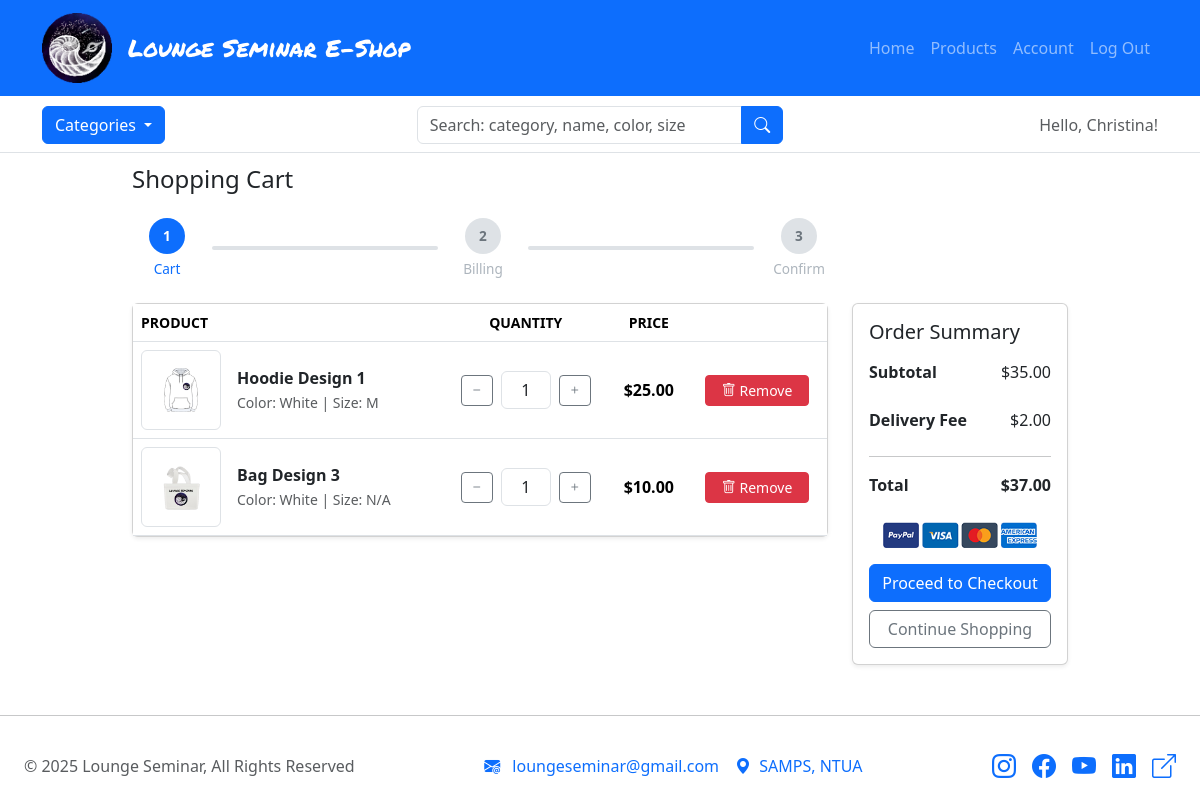
Before: /cart/cart/ (signed in) with the older database file.
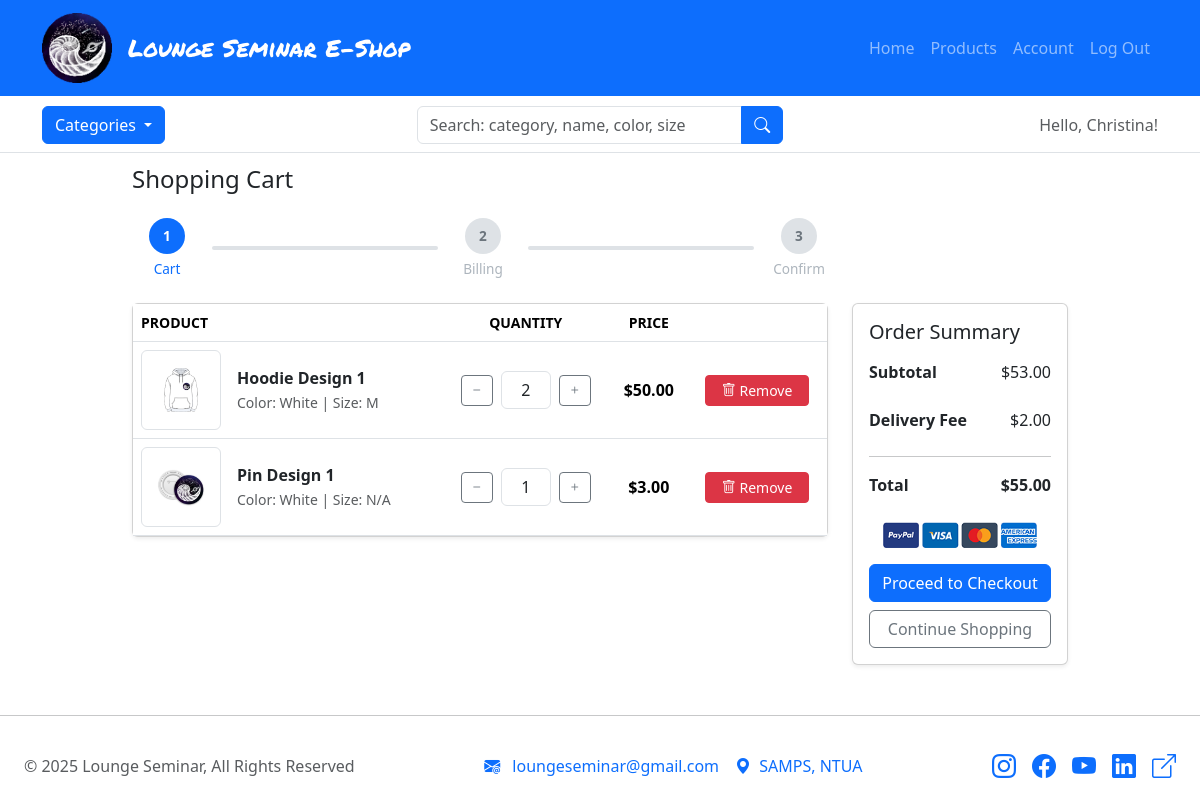
After: the same page with the newer database file.
### carts/models.py (models this page shows, shortened)
class CartItem(models.Model):
    user = models.ForeignKey('auth.User', on_delete=models.CASCADE, null=True)
    product = models.ForeignKey(ProductSizeVariant, on_delete=models.CASCADE, null=True)
    cart = models.ForeignKey(Cart, on_delete=models.CASCADE, null=True)
    quantity = models.PositiveIntegerField(default=1)
    is_active = models.BooleanField(default=True)
    def sub_total(self):
        return self.product.color_variant.product.price * self.quantity

### products/models.py (models this page shows, shortened)
class ProductSizeVariant(models.Model):
    color_variant = models.ForeignKey(
        ProductColorVariant,
        on_delete=models.CASCADE,
        related_name="sizes"
    )
    size = models.ForeignKey(Size, on_delete=models.CASCADE)
    inventory = models.PositiveIntegerField(default=0)
    class Meta:
        unique_together = ('color_variant', 'size')

class ProductColorVariant(models.Model):
    product = models.ForeignKey(Product, on_delete=models.CASCADE, related_name="colors")
    color = models.ForeignKey(Color, on_delete=models.CASCADE)
    front_image = models.ImageField(upload_to='products/', blank=True, null=True, validators=[validate_image])
    back_image = models.ImageField(upload_to='products/', blank=True, null=True, validators=[validate_image])
    class Meta:
        unique_together = ('product', 'color')

class Product(models.Model):
    product_name = models.CharField(max_length=50)
    slug = models.SlugField(max_length=200, unique=True, blank=True)
    category = models.ForeignKey(Category, on_delete=models.CASCADE)
    sub_category = models.ForeignKey(
        Category,
        on_delete=models.SET_NULL,
        related_name='subcategory',
        null=True,
        blank=True
    )
    price = models.DecimalField(max_digits=8, decimal_places=2, null=True)
    description = models.TextField(max_length=500, blank=True)
    def get_url(self):
        return reverse('products:product_detail', args=[self.category.slug, self.slug])

class Color(models.Model):
    color = models.CharField(max_length=30)
    def __str__(self):
        return self.color

class Size(models.Model):
    size = models.CharField(max_length=4)
    def __str__(self):
        return self.size

### carts/views.py (the view)
# urls.py: path('cart/', views.cart, name='cart'),
@login_required(login_url='loginreg:loginreg')
def cart(request, total=0, quantity=0, cart_items=None):
    grand_total = 0
    delivery_tax = 2
    try:
        cart = cart = get_cart(request)
        cart_items = CartItem.objects.filter(cart=cart, is_active=True)
        for cart_item in cart_items:
            total += (cart_item.product.color_variant.product.price * cart_item.quantity)
            quantity += cart_item.quantity
        grand_total = total + delivery_tax
    except Cart.DoesNotExist:
        cart_items = []
        total = 0
        quantity = 0
        pass
    context = {
        'total': total,
        'delivery_tax': delivery_tax,
        'grand_total': grand_total,
        'quantity': quantity,
        'cart_items': cart_items,
        'show_secondary_header': True,
    }
    return render(request, 'carts/cart.html', context)

### carts/templates/carts/cart.html
{% extends 'layout.html' %}
{% load static %}
{% block body %}
<div id="cart-page">
    <div class="container">
        {% if not cart_items %}
            <div class="text-center py-5">
                <h2>Your shopping cart is empty</h2>
                <a href="{% url 'products:products' %}" class="btn btn-primary mt-3">
                    Continue Shopping
                </a>
            </div>
        {% else %}
            <h1 class="fs-4 mb-4">Shopping Cart</h1>
            <div class="col-lg-9">
                {% include "carts/checkout_progress.html" with step=1 %}
            </div>
            <div class="row g-4">
                <aside class="col-lg-9">
                    <div class="card shadow-sm">
                        <div class="card-body p-0">
                            <div class="table-responsive">
                                <table class="table table-shopping-cart align-middle mb-0">
                                    <thead class="text-muted">
                                        <tr class="small text-uppercase text-center">
                                            <th class="text-start">Product</th>
                                            <th>Quantity</th>
                                            <th>Price</th>
                                            <th></th>
                                        </tr>
                                    </thead>
                                    <tbody>
                                        {% for cart_item in cart_items %}
                                        <tr>
                                            <td>
                                                <div class="d-flex align-items-center gap-3">
                                                    <img src="{{ cart_item.product.color_variant.front_image.url }}"
                                                         class="img-thumbnail"
                                                         width="80"
                                                         alt="{{ cart_item.product.color_variant.product.product_name }}">
                                                    <div>
                                                        <a href="{{ cart_item.product.color_variant.product.get_url }}"
                                                           class="fw-semibold text-dark d-block">
                                                            {{ cart_item.product.color_variant.product.product_name }}
                                                        </a>
                                                        <small class="text-muted">
                                                            Color: {{ cart_item.product.color_variant.color }} |
                                                            Size: {{ cart_item.product.size }}
                                                        </small>
                                                    </div>
                                                </div>
                                            </td>
                                            <td class="text-center">
                                                <div class="d-flex justify-content-center align-items-center gap-2 flex-wrap">
                                                    <a href="{% url 'carts:remove_cart' cart_item.product.id %}"
                                                       class="btn btn-outline-secondary btn-sm">
                                                        <i class="bi bi-dash"></i>
                                                    </a>
                                                    <input type="text"
                                                           class="form-control text-center"
                                                           value="{{ cart_item.quantity }}"
                                                           readonly
                                                           style="width: 50px;">
                                                    <a href="{% url 'carts:add_cart' cart_item.product.id %}"
                                                       class="btn btn-outline-secondary btn-sm">
                                                        <i class="bi bi-plus"></i>
                                                    </a>
                                                </div>
                                            </td>
                                            <td class="text-center fw-bold">
                                                ${{ cart_item.sub_total }}
                                            </td>
                                            <td class="text-center">
                                                <a href="{% url 'carts:remove_cart_item' cart_item.product.id %}"
                                                   class="btn btn-danger btn-sm px-3">
                                                    <i class="bi bi-trash"></i> Remove
                                                </a>
                                            </td>
                                        </tr>
                                        {% endfor %}
                                    </tbody>
                                </table>
                            </div>
                        </div>
                    </div>
                </aside>
                <aside class="col-lg-3">
                    <div class="card shadow-sm">
                        <div class="card-body">
                            <h5 class="mb-3">Order Summary</h5>
                            <dl class="d-flex justify-content-between">
                                <dt>Subtotal</dt>
                                <dd>${{ total }}</dd>
                            </dl>
                            <dl class="d-flex justify-content-between">
                                <dt>Delivery Fee</dt>
                                <dd>${{ delivery_tax }}.00</dd>
                            </dl>
                            <hr>
                            <dl class="d-flex justify-content-between fw-bold">
                                <dt>Total</dt>
                                <dd>${{ grand_total }}</dd>
                            </dl>
                            <div class="text-center my-3">
                                <img src="{% static 'images/payments.png' %}" height="26">
                            </div>
                            <div class="d-flex flex-column gap-2">
                                <a href="{% url 'carts:checkout' %}" class="btn btn-primary w-100">
                                    Proceed to Checkout
                                </a>
                                <a href="{% url 'products:products' %}" class="btn btn-outline-secondary w-100">
                                    Continue Shopping
                                </a>
                            </div>
                        </div>
                    </div>
                </aside>
            </div>
        {% endif %}
    </div>
</div>
{% endblock %}

### templates/important/header.html (shortened to what this page needs)
{% load static %}
<header>
    <nav class="navbar navbar-expand-xl bg-primary navbar-dark">
        <div class="container">
            <a href="{% url 'home:home' %}" class="navbar-brand">
                <div class="d-flex align-items-center gap-3">
                    <img src="{% static 'images/logolounge-circle.png' %}" id="logo-image">
                    <p id="logo">Lounge Seminar E-Shop</p>
                </div>
            </a>
            <div class="collapse navbar-collapse" id="navbarText">
                <div class="navbar-nav ms-auto">
                    <a href="{% url 'home:home' %}" class="nav-item nav-link">Home</a>
                    <a href="{% url 'products:products' %}" class="nav-item nav-link">Products</a>
                    {% if user.is_authenticated %}
                        <a href="{% url 'loginreg:account' %}" class="nav-item nav-link">Account</a>
                        <form method="post" action="{% url 'loginreg:logout' %}" class="nav-item nav-link">
                            <button type="submit" class="nav-item nav-link btn btn-link p-0 m-0">
                                Log Out
                            </button>
                        </form>
                    {% else %}
                        <a href="{% url 'loginreg:loginreg' %}" class="nav-item nav-link">Sign In | Register</a>
                    {% endif %}
                </div>
            </div>
        </div>
    </nav>
    {% if show_secondary_header %}
        <section class="nav-section pb-2 border-bottom bg-white">
            <div class="container">
                <div class="row align-items-center justify-content-between g-2 text-center text-md-start">
                    <div class="col-12 col-md-4 mb-2 mb-md-0 d-flex justify-content-center justify-content-md-start">
                        <div class="category-wrap dropdown">
                            <button type="button" class="btn btn-primary dropdown-toggle" data-bs-toggle="dropdown">
                                Categories
                            </button>
                        </div>
                    </div>
                    <div class="col-12 col-md-4 mb-2 mb-md-0 d-flex justify-content-center">
                        <form action="{% url 'products:search' %}" class="w-100" method="GET">
                            <div class="input-group w-100">
                                <input type="text" class="form-control" placeholder="Search: category, name, color, size" name="keyword">
                                <button class="btn btn-primary" type="submit">
                                    <i class="bi bi-search"></i>
                                </button>
                            </div>
                        </form>
                    </div>
                    <div class="col-12 col-md-4 d-flex flex-column flex-sm-row align-items-center justify-content-center justify-content-md-end gap-2 gap-sm-3">
                        {% if user.is_authenticated %}
                            <span class="text-muted fw-medium mt-1 mt-sm-0 ms-sm-3">
                                Hello, {% if user.first_name %}{{ user.first_name }}{% else %}{{ user.username }}{% endif %}!
                            </span>
                        {% endif %}
                    </div>
                </div>
            </div>
        </section>
    {% endif %}
</header>

Changed rows visible on the page:
removed CartItem: product.color_variant.front_image (picture), product.color_variant.product.product_name "Bag Design 3", product.color_variant.color "White", product.size "N/A", quantity "1", sub_total "10.00"
changed CartItem "Hoodie Design 1": quantity "1" → "2"; sub_total "25.00" → "50.00"
added CartItem: product.color_variant.front_image (picture), product.color_variant.product.product_name "Pin Design 1", product.color_variant.color "White", product.size "N/A", quantity "1", sub_total "3.00"
Other visible differences:
{{ total }}: "35.00" → "53.00"
{{ grand_total }}: "37.00" → "55.00"
